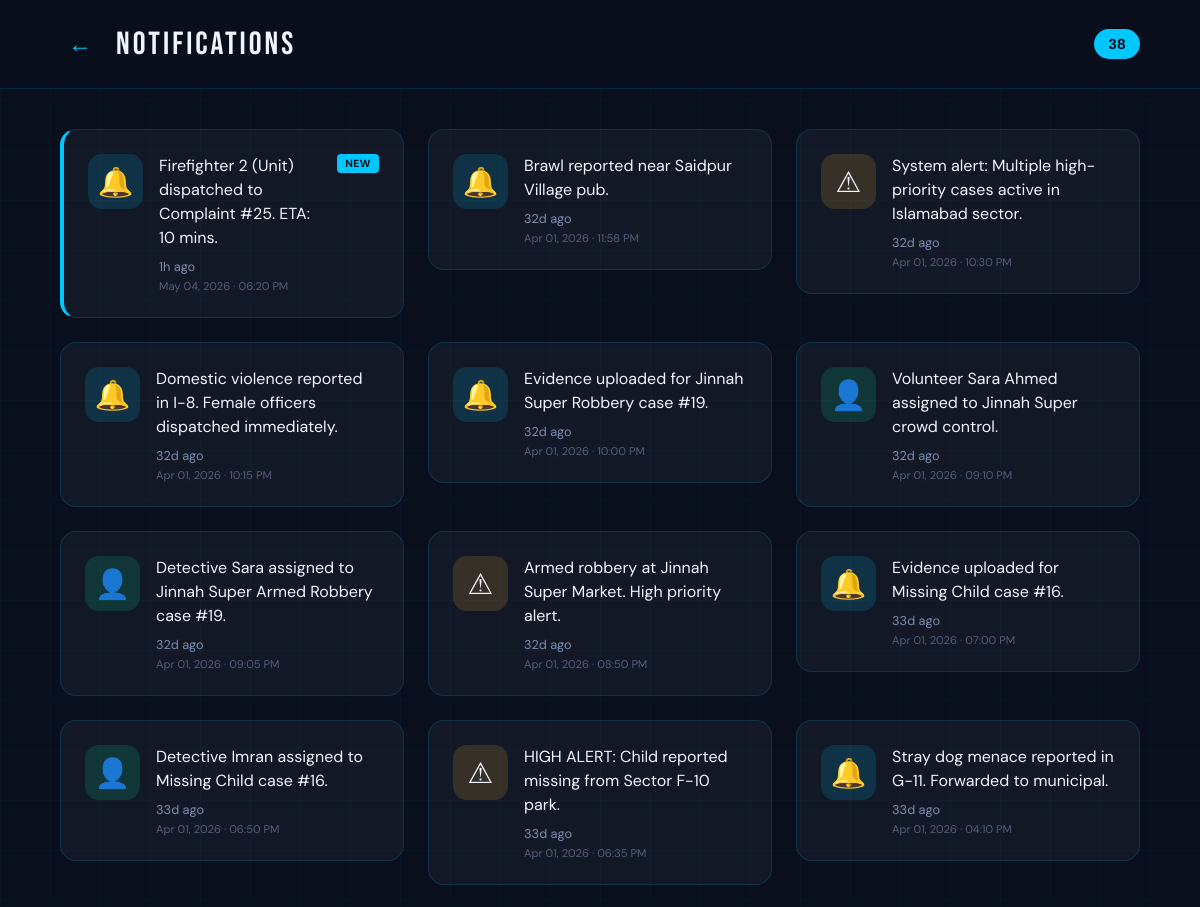
The page /notifications (upper part) on the database as committed earlier.
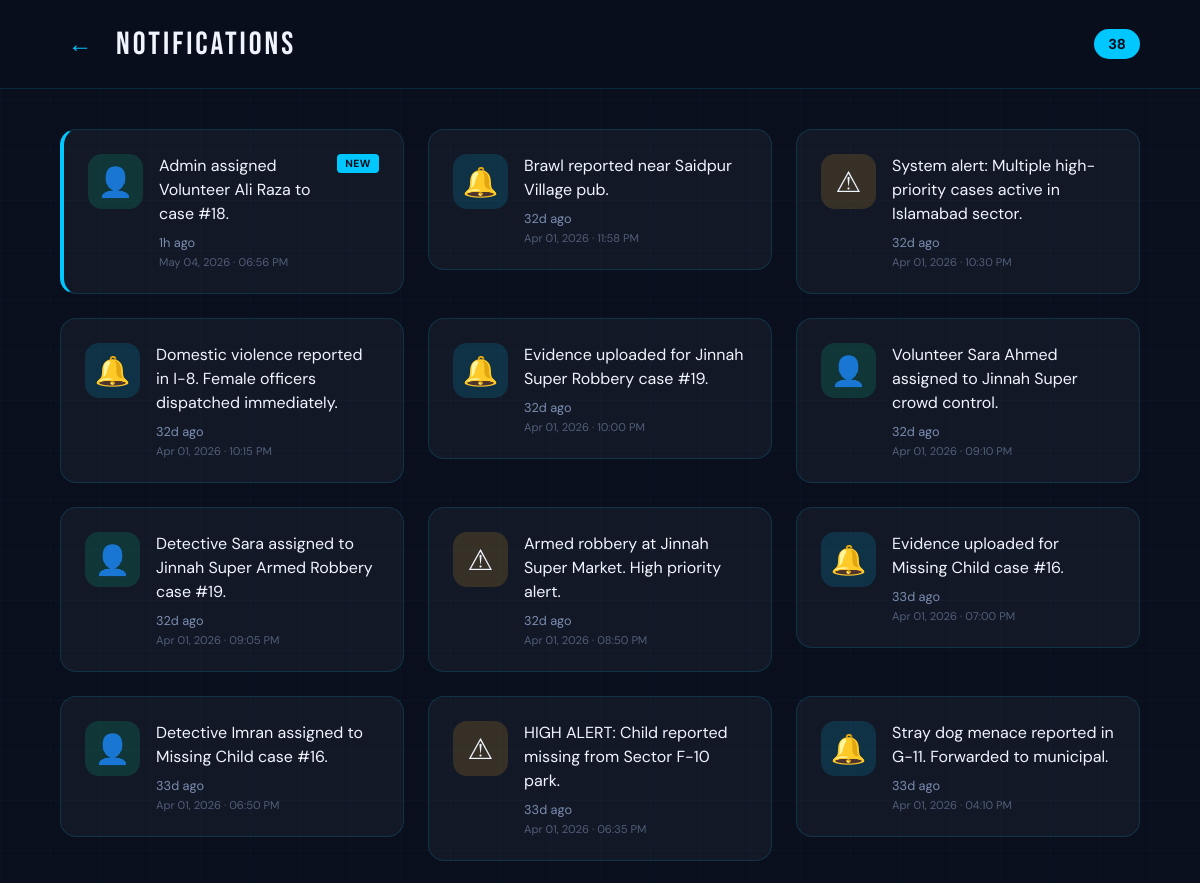
The same page on the database as committed later.
### tables this page shows
CREATE TABLE Notifications (
    notification_id INTEGER PRIMARY KEY AUTOINCREMENT,
    message TEXT NOT NULL,
    created_at DATETIME DEFAULT CURRENT_TIMESTAMP
);

### app.py (the view)
@app.route('/notifications')
def notifications():
    db = get_db_connection()
    all_notifications = db.execute('''
        SELECT message, created_at
        FROM Notifications
        ORDER BY created_at DESC
    ''').fetchall()
    now = datetime.utcnow()
    notifications_list = []
    for n in all_notifications:
        dt = datetime.strptime(n['created_at'], '%Y-%m-%d %H:%M:%S')
        hours_ago = (now - dt).total_seconds() / 3600
        notifications_list.append({
            'message': n['message'],
            'time_ago': time_ago(n['created_at']),
            'is_new': hours_ago < 24,
            'date': dt.strftime('%b %d, %Y · %I:%M %p')
        })
    db.close()
    return render_template('notifications.html', all_notifications=notifications_list)

### app.py (called while the page is built)
def get_db_connection():
    conn = sqlite3.connect(DATABASE, timeout=10)
    conn.row_factory = sqlite3.Row
    return conn

def time_ago(dt_str):
    if not dt_str:
        return ''
    dt = datetime.strptime(dt_str, '%Y-%m-%d %H:%M:%S')
    now = datetime.utcnow()
    diff = now - dt
    minutes = int(diff.total_seconds() // 60)
    if minutes < 1:
        return 'Just now'
    elif minutes < 60:
        return f'{minutes}m ago'
    elif minutes < 1440:
        return f'{minutes // 60}h ago'
    else:
        return f'{minutes // 1440}d ago'

### templates/notifications.html (shortened to what this page needs)
<!DOCTYPE html>
<html lang="en">
<head>
</head>
<body>
  <div class="app-container">
    <div class="header">
      <button class="back-btn" onclick="window.history.back()">←</button>
      <div class="header-title">NOTIFICATIONS</div>
      <span class="notif-count">{{ all_notifications|length }}</span>
    </div>
    <div class="app-content">
      <div class="content">
        <div class="notifications-grid">
          {% for n in all_notifications %}
          <div class="notif-card {% if n.is_new %}has-new{% endif %}">
            <div class="notif-icon {% if 'assigned' in n.message|lower %}ni-person{% elif 'resolved' in n.message|lower %}ni-check{% elif 'alert' in n.message|lower %}ni-alert{% else %}ni-bell{% endif %}">
              {% if 'assigned' in n.message|lower %}👤{% elif 'resolved' in n.message|lower %}✓{% elif 'alert' in n.message|lower %}⚠{% else %}🔔{% endif %}
            </div>
            <div class="notif-body">
              <div class="notif-top">
                <div class="notif-text">{{ n.message }}</div>
                {% if n.is_new %}
                <span class="new-badge">NEW</span>
                {% endif %}
              </div>
              <div class="notif-time">{{ n.time_ago }}</div>
              <div class="notif-date">{{ n.date }}</div>
            </div>
          </div>
          {% else %}
          <div class="empty-state">
            <div style="font-size:2rem;margin-bottom:16px;">🔔</div>
            No notifications yet<br>
            <span style="font-size:0.8rem;opacity:0.7;">We'll notify you when there are updates on your reports</span>
          </div>
          {% endfor %}
        </div>
      </div>
    </div>
  </div>
</body>
</html>

Rows that differ between the two databases and show on the page:
removed Notifications: message "Firefighter 2 (Unit) dispatched to Complaint #25. ETA: 10 mins.", shows "NEW", time_ago "1h ago", date "May 04, 2026 · 06:20 PM"
added Notifications: message "Admin assigned Volunteer Ali Raza to case #18.", shows "NEW", time_ago "1h ago", date "May 04, 2026 · 06:56 PM"
